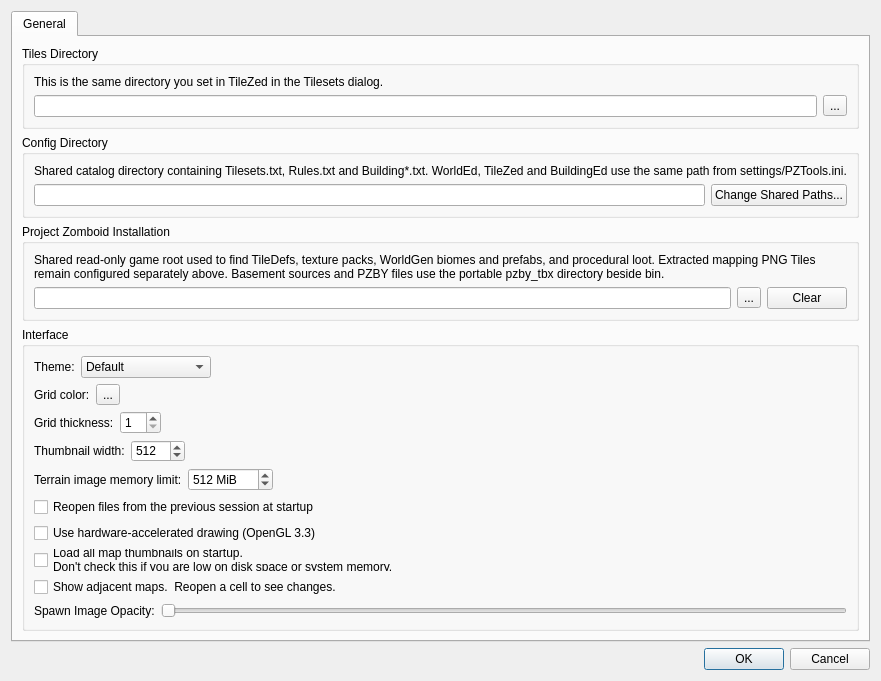
<?xml version="1.0" encoding="UTF-8"?>
<ui version="4.0">
 <class>PreferencesDialog</class>
 <widget class="QDialog" name="PreferencesDialog">
  <property name="geometry">
   <rect>
    <x>0</x>
    <y>0</y>
    <width>523</width>
    <height>473</height>
   </rect>
  </property>
  <property name="windowTitle">
   <string>Preferences</string>
  </property>
  <layout class="QGridLayout" name="gridLayout">
   <item row="0" column="0">
    <widget class="QTabWidget" name="tabWidget">
     <property name="currentIndex">
      <number>0</number>
     </property>
     <widget class="QWidget" name="tabGeneral">
      <attribute name="title">
       <string>General</string>
      </attribute>
      <layout class="QGridLayout" name="gridLayout_2">
       <item row="0" column="0">
        <widget class="QGroupBox" name="groupBox_2">
         <property name="title">
          <string>Tiles Directory</string>
         </property>
         <layout class="QVBoxLayout" name="verticalLayout">
          <item>
           <widget class="QLabel" name="label_2">
            <property name="text">
             <string>This is the same directory you set in TileZed in the Tilesets dialog.</string>
            </property>
           </widget>
          </item>
          <item>
           <layout class="QHBoxLayout" name="horizontalLayout_3">
            <item>
             <widget class="QLineEdit" name="tilesDirectory">
              <property name="readOnly">
               <bool>true</bool>
              </property>
             </widget>
            </item>
            <item>
             <widget class="QToolButton" name="browseTilesDirectory">
              <property name="text">
               <string>...</string>
              </property>
             </widget>
            </item>
           </layout>
          </item>
         </layout>
        </widget>
       </item>
       <item row="1" column="0">
        <widget class="QGroupBox" name="groupBox_4">
         <property name="title">
          <string>Config Directory</string>
         </property>
         <layout class="QVBoxLayout" name="verticalLayout_2">
          <item>
           <widget class="QLabel" name="label_3">
            <property name="text">
             <string>Shared catalog directory containing Tilesets.txt, Rules.txt and Building*.txt. WorldEd, TileZed and BuildingEd use the same path from settings/PZTools.ini.</string>
            </property>
           </widget>
          </item>
          <item>
           <layout class="QHBoxLayout" name="horizontalLayout_4">
            <item>
             <widget class="QLineEdit" name="configDirectory">
              <property name="readOnly">
               <bool>true</bool>
              </property>
             </widget>
            </item>
            <item>
             <widget class="QPushButton" name="sharedPathsButton">
              <property name="text">
               <string>Change Shared Paths...</string>
              </property>
             </widget>
            </item>
           </layout>
          </item>
         </layout>
        </widget>
       </item>
       <item row="2" column="0">
        <widget class="QGroupBox" name="projectZomboidBox">
         <property name="title">
          <string>Project Zomboid Installation</string>
         </property>
         <layout class="QVBoxLayout" name="projectZomboidLayout">
          <item>
           <widget class="QLabel" name="projectZomboidDescription">
            <property name="text">
             <string>Shared read-only game root used to find TileDefs, texture packs, WorldGen biomes and prefabs, and procedural loot. Extracted mapping PNG Tiles remain configured separately above. Basement sources and PZBY files use the portable pzby_tbx directory beside bin.</string>
            </property>
            <property name="wordWrap">
             <bool>true</bool>
            </property>
           </widget>
          </item>
          <item>
           <layout class="QHBoxLayout" name="projectZomboidPathLayout">
            <item>
             <widget class="QLineEdit" name="projectZomboidDirectory">
              <property name="readOnly">
               <bool>true</bool>
              </property>
             </widget>
            </item>
            <item>
             <widget class="QToolButton" name="browseProjectZomboidDirectory">
              <property name="text">
               <string>...</string>
              </property>
             </widget>
            </item>
            <item>
             <widget class="QPushButton" name="clearProjectZomboidDirectory">
              <property name="text">
               <string>Clear</string>
              </property>
             </widget>
            </item>
           </layout>
          </item>
         </layout>
        </widget>
       </item>
       <item row="3" column="0">
        <widget class="QGroupBox" name="groupBox_3">
         <property name="title">
          <string>Interface</string>
         </property>
         <layout class="QVBoxLayout" name="verticalLayout_5">
          <item>
           <layout class="QHBoxLayout" name="themeLayout">
            <item>
             <widget class="QLabel" name="themeLabel">
              <property name="text">
               <string>Theme:</string>
              </property>
             </widget>
            </item>
            <item>
             <widget class="QComboBox" name="themeCombo">
              <item>
               <property name="text">
                <string>Default</string>
               </property>
              </item>
              <item>
               <property name="text">
                <string>Breeze (Dark)</string>
               </property>
              </item>
              <item>
               <property name="text">
                <string>QDarkStyle (Dark)</string>
               </property>
              </item>
              <item>
               <property name="text">
                <string>QDarkStyle (Light)</string>
               </property>
              </item>
             </widget>
            </item>
            <item>
             <spacer name="horizontalSpacer_6">
              <property name="orientation">
               <enum>Qt::Horizontal</enum>
              </property>
              <property name="sizeHint" stdset="0">
               <size>
                <width>40</width>
                <height>20</height>
               </size>
              </property>
             </spacer>
            </item>
           </layout>
          </item>
          <item>
           <widget class="QWidget" name="widget" native="true">
            <layout class="QHBoxLayout" name="horizontalLayout_2">
             <property name="leftMargin">
              <number>0</number>
             </property>
             <property name="topMargin">
              <number>0</number>
             </property>
             <property name="rightMargin">
              <number>0</number>
             </property>
             <property name="bottomMargin">
              <number>0</number>
             </property>
             <item>
              <widget class="QLabel" name="label">
               <property name="text">
                <string>Grid color:</string>
               </property>
              </widget>
             </item>
             <item>
              <widget class="Tiled::Internal::ColorButton" name="gridColor">
               <property name="text">
                <string>...</string>
               </property>
              </widget>
             </item>
             <item>
              <spacer name="horizontalSpacer_2">
               <property name="orientation">
                <enum>Qt::Horizontal</enum>
               </property>
               <property name="sizeHint" stdset="0">
                <size>
                 <width>40</width>
                 <height>20</height>
                </size>
               </property>
              </spacer>
             </item>
            </layout>
           </widget>
          </item>
          <item>
           <layout class="QHBoxLayout" name="gridWidthLayout">
            <item>
             <widget class="QLabel" name="gridWidthLabel">
              <property name="text">
               <string>Grid thickness:</string>
              </property>
             </widget>
            </item>
            <item>
             <widget class="QSpinBox" name="gridWidth">
              <property name="minimum"><number>1</number></property>
              <property name="maximum"><number>10</number></property>
              <property name="value"><number>1</number></property>
             </widget>
            </item>
            <item>
             <spacer name="gridWidthSpacer">
              <property name="orientation"><enum>Qt::Horizontal</enum></property>
              <property name="sizeHint" stdset="0"><size><width>40</width><height>20</height></size></property>
             </spacer>
            </item>
           </layout>
          </item>
          <item>
           <layout class="QHBoxLayout" name="thumbnailWidthLayout">
            <item>
             <widget class="QLabel" name="thumbnailWidthLabel">
              <property name="text"><string>Thumbnail width:</string></property>
             </widget>
            </item>
            <item>
             <widget class="QSpinBox" name="thumbnailWidth">
              <property name="minimum"><number>32</number></property>
              <property name="maximum"><number>8192</number></property>
              <property name="singleStep"><number>32</number></property>
              <property name="value"><number>512</number></property>
             </widget>
            </item>
            <item>
             <spacer name="thumbnailWidthSpacer">
              <property name="orientation"><enum>Qt::Horizontal</enum></property>
              <property name="sizeHint" stdset="0"><size><width>40</width><height>20</height></size></property>
             </spacer>
            </item>
           </layout>
          </item>
          <item>
           <layout class="QHBoxLayout" name="terrainImageMemoryLimitLayout">
            <item>
             <widget class="QLabel" name="terrainImageMemoryLimitLabel">
              <property name="text">
               <string>Terrain image memory limit:</string>
              </property>
             </widget>
            </item>
            <item>
             <widget class="QSpinBox" name="terrainImageMemoryLimit">
              <property name="toolTip">
               <string>Maximum estimated memory for the ground image, vegetation image and composite preview. Undo history may require additional memory. A 20000 x 20000 image pair needs approximately 4578 MiB.</string>
              </property>
              <property name="suffix">
               <string> MiB</string>
              </property>
              <property name="minimum">
               <number>128</number>
              </property>
              <property name="maximum">
               <number>65536</number>
              </property>
              <property name="singleStep">
               <number>512</number>
              </property>
              <property name="value">
               <number>512</number>
              </property>
             </widget>
            </item>
            <item>
             <spacer name="terrainImageMemoryLimitSpacer">
              <property name="orientation">
               <enum>Qt::Horizontal</enum>
              </property>
              <property name="sizeHint" stdset="0">
               <size>
                <width>40</width>
                <height>20</height>
               </size>
              </property>
             </spacer>
            </item>
           </layout>
          </item>
          <item>
           <widget class="QCheckBox" name="restoreLastSession">
            <property name="text">
             <string>Reopen files from the previous session at startup</string>
            </property>
            <property name="checked"><bool>false</bool></property>
           </widget>
          </item>
          <item>
           <widget class="QCheckBox" name="openGL">
            <property name="text">
             <string>Use hardware-accelerated drawing (OpenGL 3.3)</string>
            </property>
            <property name="toolTip">
             <string>Uncheck to use Qt's raster (software) renderer. Use the software renderer if the map is blank or corrupted by a graphics-driver issue.</string>
            </property>
           </widget>
          </item>
          <item>
           <widget class="QCheckBox" name="thumbnails">
            <property name="text">
             <string>Load all map thumbnails on startup.
Don't check this if you are low on disk space or system memory.</string>
            </property>
           </widget>
          </item>
          <item>
           <widget class="QCheckBox" name="showAdjacent">
            <property name="text">
             <string>Show adjacent maps.  Reopen a cell to see changes.</string>
            </property>
           </widget>
          </item>
          <item>
           <layout class="QHBoxLayout" name="horizontalLayout">
            <item>
             <widget class="QLabel" name="label_4">
              <property name="text">
               <string>Spawn Image Opacity:</string>
              </property>
             </widget>
            </item>
            <item>
             <widget class="QSlider" name="zombieSpawnImageOpacity">
              <property name="maximum">
               <number>100</number>
              </property>
              <property name="singleStep">
               <number>10</number>
              </property>
              <property name="orientation">
               <enum>Qt::Horizontal</enum>
              </property>
              <property name="tickInterval">
               <number>0</number>
              </property>
             </widget>
            </item>
           </layout>
          </item>
         </layout>
        </widget>
       </item>
       <item row="4" column="0">
        <spacer name="verticalSpacer">
         <property name="orientation">
          <enum>Qt::Vertical</enum>
         </property>
         <property name="sizeHint" stdset="0">
          <size>
           <width>20</width>
           <height>40</height>
          </size>
         </property>
        </spacer>
       </item>
      </layout>
     </widget>
    </widget>
   </item>
   <item row="1" column="0">
    <widget class="QDialogButtonBox" name="buttonBox">
     <property name="orientation">
      <enum>Qt::Horizontal</enum>
     </property>
     <property name="standardButtons">
      <set>QDialogButtonBox::Cancel|QDialogButtonBox::Ok</set>
     </property>
    </widget>
   </item>
  </layout>
 </widget>
 <customwidgets>
  <customwidget>
   <class>Tiled::Internal::ColorButton</class>
   <extends>QToolButton</extends>
   <header location="global">colorbutton.h</header>
  </customwidget>
 </customwidgets>
 <tabstops>
  <tabstop>tabWidget</tabstop>
  <tabstop>buttonBox</tabstop>
 </tabstops>
 <resources/>
 <connections>
  <connection>
   <sender>buttonBox</sender>
   <signal>accepted()</signal>
   <receiver>PreferencesDialog</receiver>
   <slot>accept()</slot>
   <hints>
    <hint type="sourcelabel">
     <x>248</x>
     <y>254</y>
    </hint>
    <hint type="destinationlabel">
     <x>157</x>
     <y>274</y>
    </hint>
   </hints>
  </connection>
  <connection>
   <sender>buttonBox</sender>
   <signal>rejected()</signal>
   <receiver>PreferencesDialog</receiver>
   <slot>reject()</slot>
   <hints>
    <hint type="sourcelabel">
     <x>316</x>
     <y>260</y>
    </hint>
    <hint type="destinationlabel">
     <x>286</x>
     <y>274</y>
    </hint>
   </hints>
  </connection>
 </connections>
</ui>
